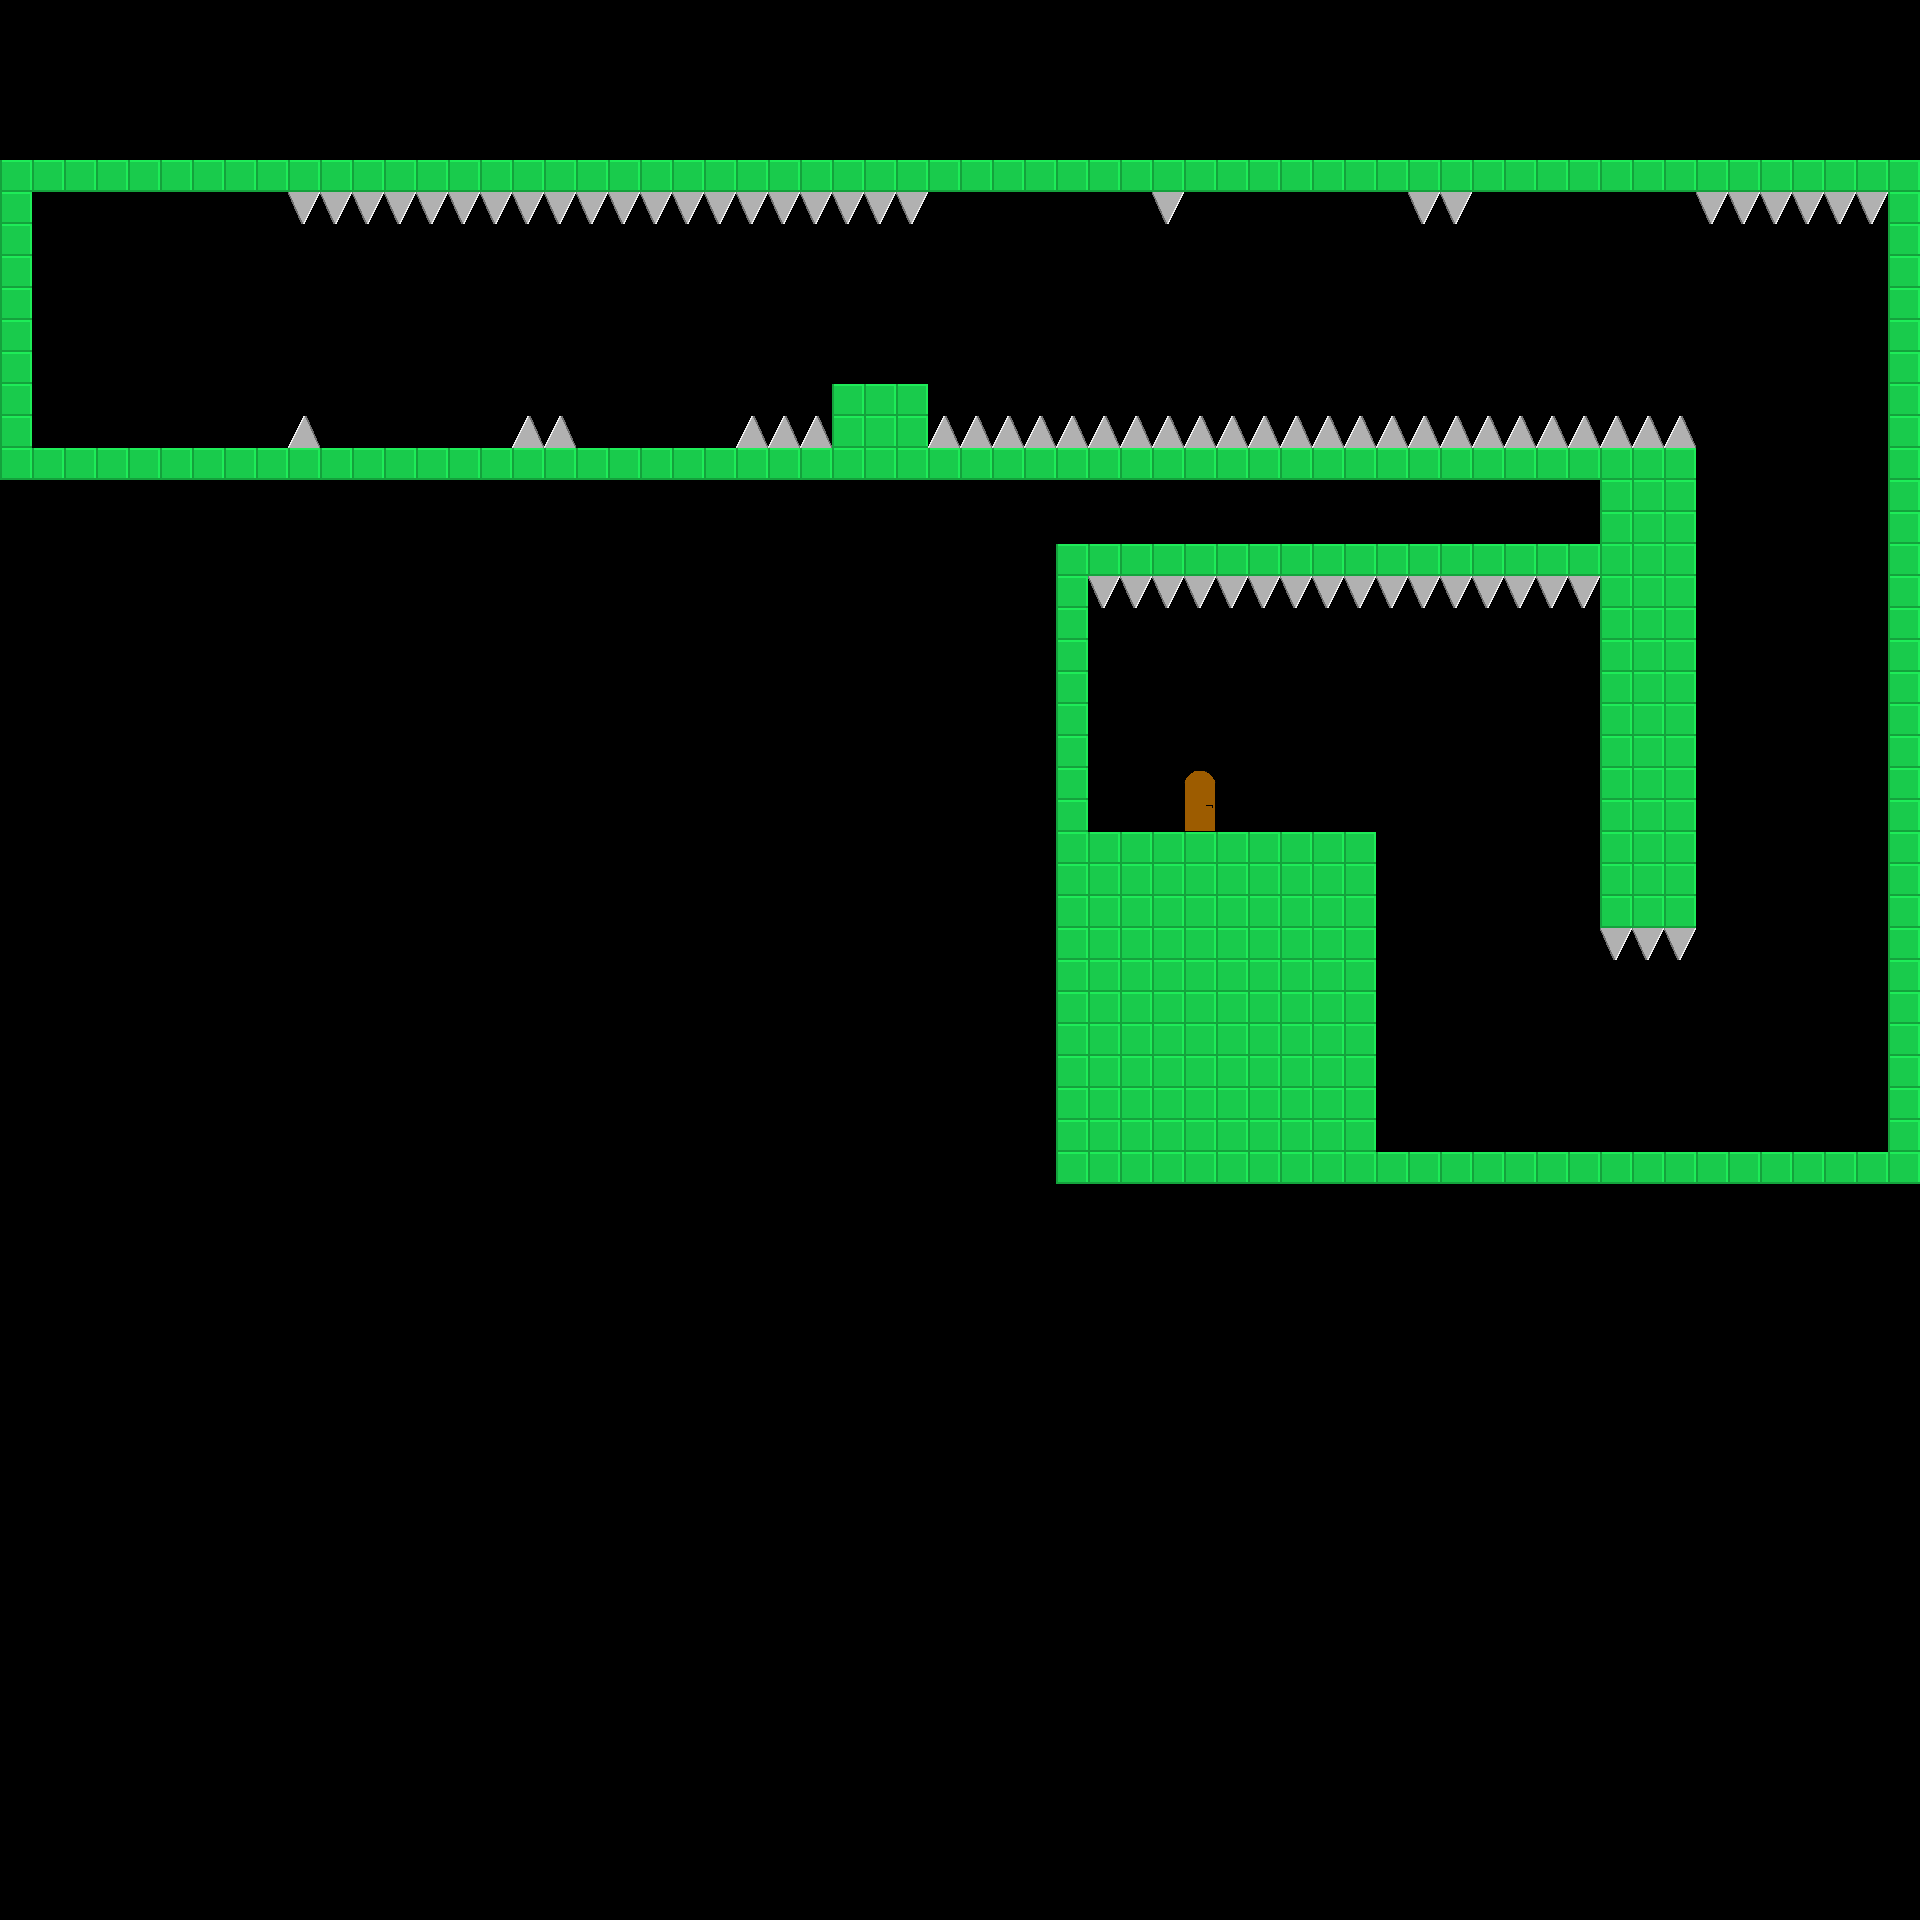

This game map was drawn from its Tiled (.tmx) file and the tilesets committed beside it. A one-line description and the trimmed map source follow:
An orthogonal 60x60 tile map with 32x32 px tiles, 1 tile layer (Tile Layer 1), 3 tilesets.

<map version="1.0" orientation="orthogonal" renderorder="left-down" width="60" height="60" tilewidth="32" tileheight="32" nextobjectid="1">
 <properties>
  <property name="playerstart" value="3,11" />
  <property name="scrollable" value="1" />
  <property name="starttext" value="Getting harder.." />
  <property name="togglegravity" value="1" />
 </properties>
 <tileset firstgid="1" name="map" tilewidth="32" tileheight="32">
  <image source="../../assets/img/steelblock.png" width="32" height="32" />
  <tile id="0">
   <properties>
    <property name="playerstart" value="4,22" />
    <property name="starttext" value="Mixed spikes and gravity jumps" />
    <property name="togglegravity" value="1" />
   </properties>
  </tile>
 </tileset>
 <tileset firstgid="2" name="spikes" tilewidth="32" tileheight="32">
  <image source="../../assets/img/spikes.png" width="128" height="32" />
 </tileset>
 <tileset firstgid="6" name="Door" tilewidth="32" tileheight="32">
  <image source="../../assets/img/door.png" width="64" height="32" />
 </tileset>
 <layer name="Tile Layer 1" width="60" height="60">
  <data>[3600 cells, 431 non-empty, 5 distinct tile ids]</data>
 </layer>
</map>
